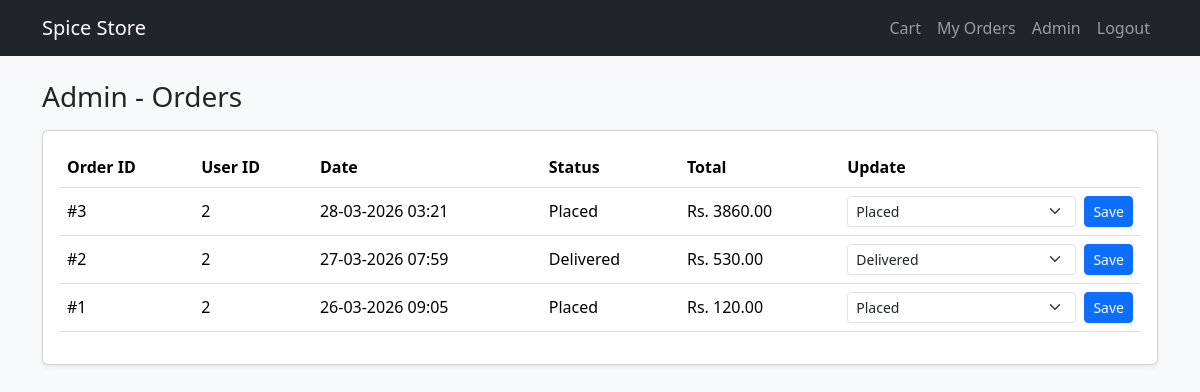
Page /admin/orders (signed in) on the committed database.
### models.py (models this page shows)
class Order(db.Model):
    id = db.Column(db.Integer, primary_key=True)
    user_id = db.Column(db.Integer, db.ForeignKey("user.id"), nullable=False)
    status = db.Column(db.String(50), default="Placed")
    total_amount = db.Column(db.Float, default=0)
    created_at = db.Column(db.DateTime, default=datetime.utcnow)
    items = db.relationship("OrderItem", backref="order", lazy=True, cascade="all, delete-orphan")

### routes/admin.py (the view)
@admin_bp.route("/orders")
@admin_required
def admin_orders():
    orders = Order.query.order_by(Order.created_at.desc()).all()
    return render_template("admin/orders.html", orders=orders)

### utils.py (called while the page is built)
def admin_required(func):
    @wraps(func)
    def wrapper(*args, **kwargs):
        if not session.get("user_id") or not session.get("is_admin"):
            flash("Admin access required.", "danger")
            return redirect(url_for("user.index"))
        return func(*args, **kwargs)
    return wrapper

### templates/admin/orders.html
{% extends "base.html" %}
{% block content %}
<h3 class="mb-3">Admin - Orders</h3>
<div class="card shadow-sm">
  <div class="card-body">
    <div class="table-responsive">
      <table class="table align-middle">
        <thead>
          <tr>
            <th>Order ID</th>
            <th>User ID</th>
            <th>Date</th>
            <th>Status</th>
            <th>Total</th>
            <th>Update</th>
          </tr>
        </thead>
        <tbody>
          {% for order in orders %}
          <tr>
            <td>#{{ order.id }}</td>
            <td>{{ order.user_id }}</td>
            <td>{{ order.created_at.strftime('%d-%m-%Y %H:%M') }}</td>
            <td>{{ order.status }}</td>
            <td>Rs. {{ "%.2f"|format(order.total_amount) }}</td>
            <td>
              <form method="post" action="{{ url_for('admin.update_order_status', order_id=order.id) }}" class="d-flex gap-2">
                <select name="status" class="form-select form-select-sm">
                  {% for s in ["Placed", "Processing", "Shipped", "Delivered"] %}
                  <option value="{{ s }}" {% if order.status == s %}selected{% endif %}>{{ s }}</option>
                  {% endfor %}
                </select>
                <button class="btn btn-sm btn-primary">Save</button>
              </form>
            </td>
          </tr>
          {% endfor %}
        </tbody>
      </table>
    </div>
  </div>
</div>
{% endblock %}

### rows in the picture
Order: id "3", user_id "2", created_at "28-03-2026 03:21", status "Placed", total_amount "3860.00"
Order: id "2", user_id "2", created_at "27-03-2026 07:59", status "Delivered", total_amount "530.00"
Order: id "1", user_id "2", created_at "26-03-2026 09:05", status "Placed", total_amount "120.00"
